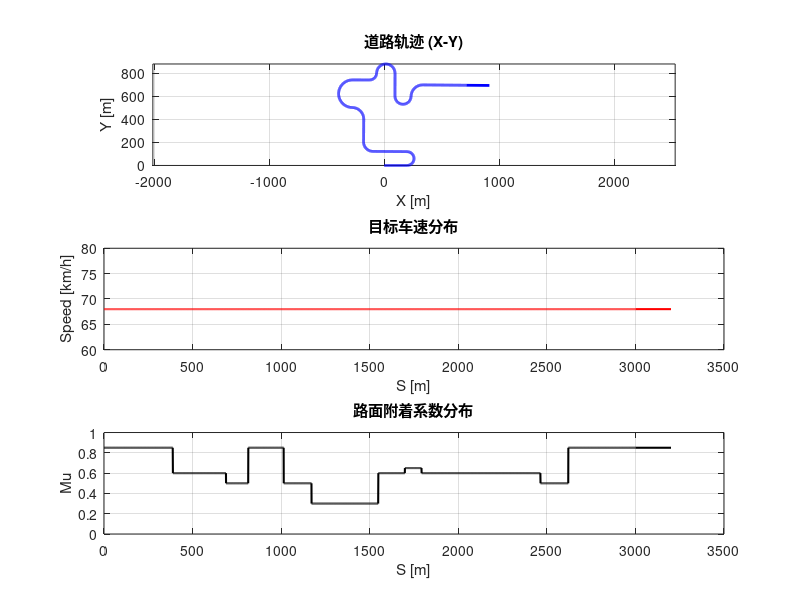

The MATLAB script that drew this image:
%% 复杂综合道路生成器 (支持变速与变附着) - 终极版
% 功能：解析 {Type, Param1, Param2, TargetSpeed, Mu} 格式数据
% 生成 Simulink 查表用的 Map 和 CarSim 建模用的坐标表

clc; clear; close all;

% =========================================================================
% 1. 你的超级道路定义 (5个参数)
% =========================================================================
% 格式：{类型(1直/2弯), 参数1(长/半径), 参数2(0/角度), 目标车速(km/h), 附着系数(0.2-1.0)}
% 正半径 = 左转, 负半径 = 右转

Road_Segments_Raw = {
    % 类型  参数1(m)  参数2(deg)  速度(km/h)   附着(Mu)
    {1,     200,       0,         68,         0.85};   
    {2,     60,       180,        68,         0.85};  
    {1,     300,       0,         68,         0.60};   
    {2,    -80,       90,         68,         0.50};    
    {1,     200,      0,          68,          0.85};  
    {2,     100,      90,         68,         0.50};   
    {2,    -120,      180,        68,         0.30};   
    {1,     150,      0,          68,         0.60};   
    {2,     60,       90,         68,         0.65};    
    {2,    -80,       180,        68,         0.60};    
    {1,     200,       0,         68,         0.60};  
    {2,     70,       180,        68,         0.60};   
    {2,    -100,      90,         68,         0.50}; 
    {1,     380,      0,          68,         0.85}; 
};

% =========================================================================
% 2. 核心生成逻辑
% =========================================================================
ds = 0.5; % 离散步长 0.5m

% 初始化全局变量
Global_S = 0; 
Global_K = 0; 
Global_X = 0; 
Global_Y = 0; 
Global_Heading = 0; 
Global_Mu = 0.85; % 初始附着
Global_Vx =68/3.6; % 初始速度(m/s)

current_s = 0;
current_x = 0;
current_y = 0;
current_heading = 0;

fprintf('正在生成变速变附着道路...\n');

for i = 1:length(Road_Segments_Raw)
    seg = Road_Segments_Raw{i};
    type = seg{1};
    param1 = seg{2};
    param2 = seg{3};
    target_v_kmh = seg{4}; % 新增：目标车速
    target_mu    = seg{5}; % 新增：目标附着
    
    x_local = []; y_local = []; s_local = []; k_local = []; 
    mu_local = []; vx_local = [];
    
    target_v_ms = target_v_kmh / 3.6;
    
    if type == 1 
        % --- 直道 ---
        len = param1;
        seg_k = 0;
        s_vec = ds:ds:len;
        
        for j = 1:length(s_vec)
            dist = ds;
            current_x = current_x + dist * cos(current_heading);
            current_y = current_y + dist * sin(current_heading);
            x_local = [x_local; current_x];
            y_local = [y_local; current_y];
        end
        s_local = s_vec' + current_s;
        k_local = zeros(length(s_vec), 1);
        current_s = current_s + len;
        
    elseif type == 2
        % --- 弯道 ---
        R = param1;
        Angle_deg = param2;
        Angle_rad = deg2rad(Angle_deg);
        len = abs(R) * Angle_rad; 
        seg_k = 1.0 / R;
        s_vec = ds:ds:len;
        
        for j = 1:length(s_vec)
            dist = ds;
            d_theta = dist * seg_k; 
            current_heading = current_heading + d_theta;
            current_x = current_x + dist * cos(current_heading);
            current_y = current_y + dist * sin(current_heading);
            x_local = [x_local; current_x];
            y_local = [y_local; current_y];
        end
        s_local = s_vec' + current_s;
        k_local = seg_k * ones(length(s_vec), 1);
        current_s = current_s + len;
    end
    
    % 生成本段的 Mu 和 Vx 序列 (阶跃变化，Lookup Table 会自动插值)
    mu_local = target_mu * ones(length(s_local), 1);
    vx_local = target_v_ms * ones(length(s_local), 1);
    
    % 拼接到全局
    Global_S = [Global_S; s_local];
    Global_K = [Global_K; k_local];
    Global_X = [Global_X; x_local];
    Global_Y = [Global_Y; y_local];
    Global_Mu = [Global_Mu; mu_local];
    Global_Vx = [Global_Vx; vx_local];
end

% 缓冲尾段
Global_S = [Global_S; current_s + 200];
Global_K = [Global_K; 0];
Global_X = [Global_X; current_x + 200 * cos(current_heading)];
Global_Y = [Global_Y; current_y + 200 * sin(current_heading)];
Global_Mu = [Global_Mu; Global_Mu(end)];
Global_Vx = [Global_Vx; Global_Vx(end)];

% =========================================================================
% 3. 数据清洗 (防止 Simulink 查表报错)
% =========================================================================
% 确保 S 严格单调递增，剔除极小重复点
[unique_S, idx] = unique(Global_S);
Global_S = Global_S(idx);
Global_K = Global_K(idx);
Global_Mu = Global_Mu(idx);
Global_Vx = Global_Vx(idx);
% X,Y 不需要查表，不用严格对齐

% =========================================================================
% 4. 导出到 Workspace
% =========================================================================

% A. 曲率 Map (给 Simulink 查表: S -> K)
Road_Curvature_Map = [Global_S, Global_K];
assignin('base', 'Road_Curvature_Map', Road_Curvature_Map);

% B. 附着系数 Map (给 Simulink 查表: S -> Mu)
Road_Mu_Map = [Global_S, Global_Mu];
assignin('base', 'Road_Mu_Map', Road_Mu_Map);

% C. 目标车速 Map (给 Simulink 查表: S -> Vx_ref)
% 注意：这里是 m/s，如果你 Simulink 里要 km/h，请在 Simulink 里乘 3.6
Target_Speed_Map = [Global_S, Global_Vx];
assignin('base', 'Target_Speed_Map', Target_Speed_Map);

% D. 初始变量 (防止 Simulink 初始报错)
assignin('base', 'Sim_Vx_Set', Global_Vx(1)); % 初始速度
assignin('base', 'Sim_Mu', Global_Mu(1));     % 初始附着

% E. CarSim 坐标表
XY_Data_For_CarSim = [Global_X(idx), Global_Y(idx)]; % 保持长度一致
assignin('base', 'XY_Data_For_CarSim', XY_Data_For_CarSim);

% =========================================================================
% 5. 绘图预览
% =========================================================================
figure(1);
subplot(3,1,1);
plot(Global_X, Global_Y, 'b-', 'LineWidth', 2); axis equal; grid on;
title('道路轨迹 (X-Y)'); xlabel('X [m]'); ylabel('Y [m]');

subplot(3,1,2);
plot(Global_S, Global_Vx*3.6, 'r-', 'LineWidth', 1.5); grid on;
title('目标车速分布'); xlabel('S [m]'); ylabel('Speed [km/h]');

subplot(3,1,3);
plot(Global_S, Global_Mu, 'k-', 'LineWidth', 1.5); grid on;
title('路面附着系数分布'); xlabel('S [m]'); ylabel('Mu');
ylim([0, 1.0]);

fprintf('\n-------------------------------------------------------\n');
fprintf('★ 生成成功！★\n');
fprintf('1. 请把 XY_Data_For_CarSim 粘贴到 CarSim 坐标表。\n');
fprintf('2. 新增了 Target_Speed_Map，你可以在 Simulink 里加个 Lookup Table 查这个表，作为期望车速输入给 MPC。\n');
fprintf('-------------------------------------------------------\n');
openvar('XY_Data_For_CarSim');
